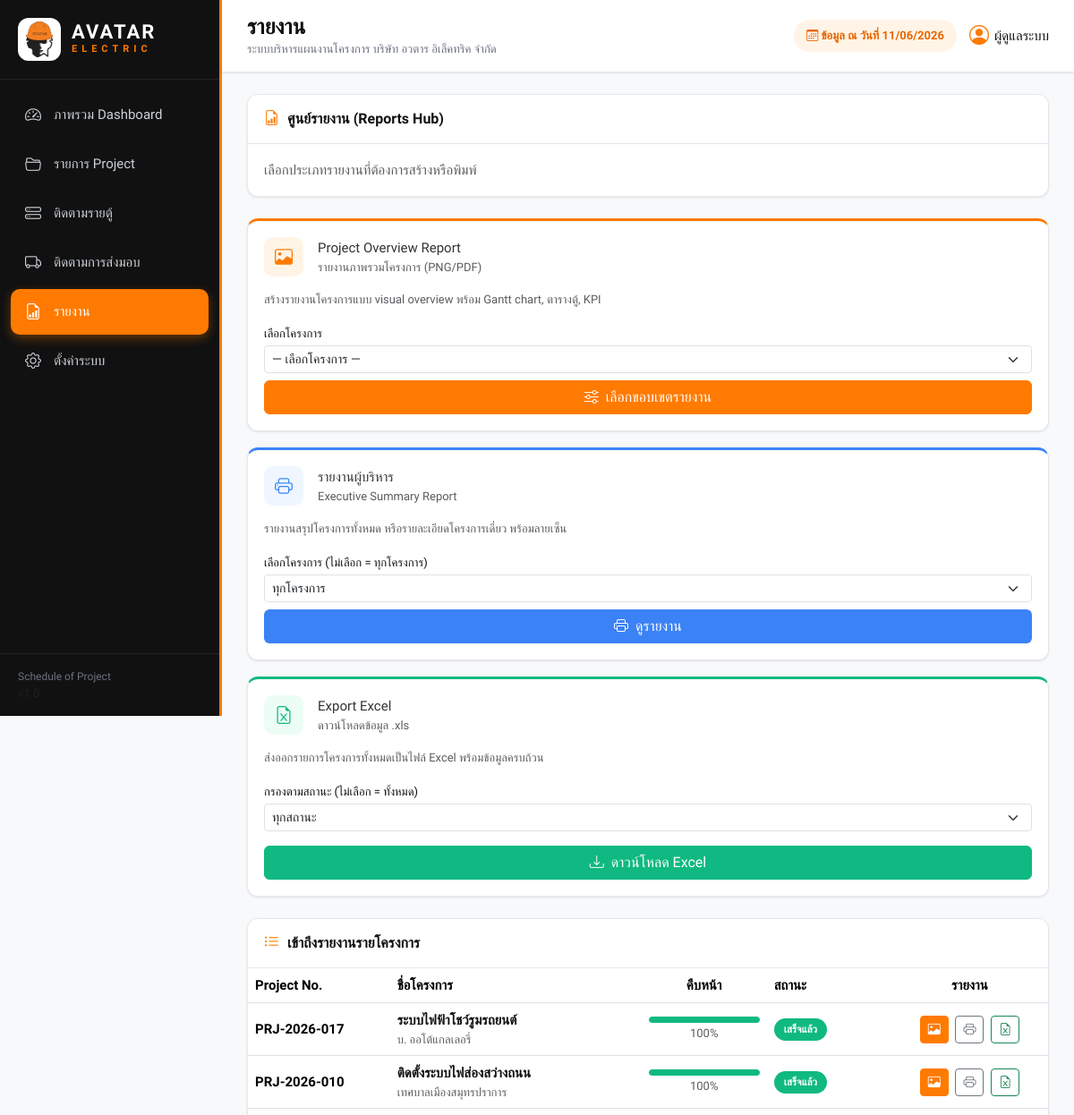
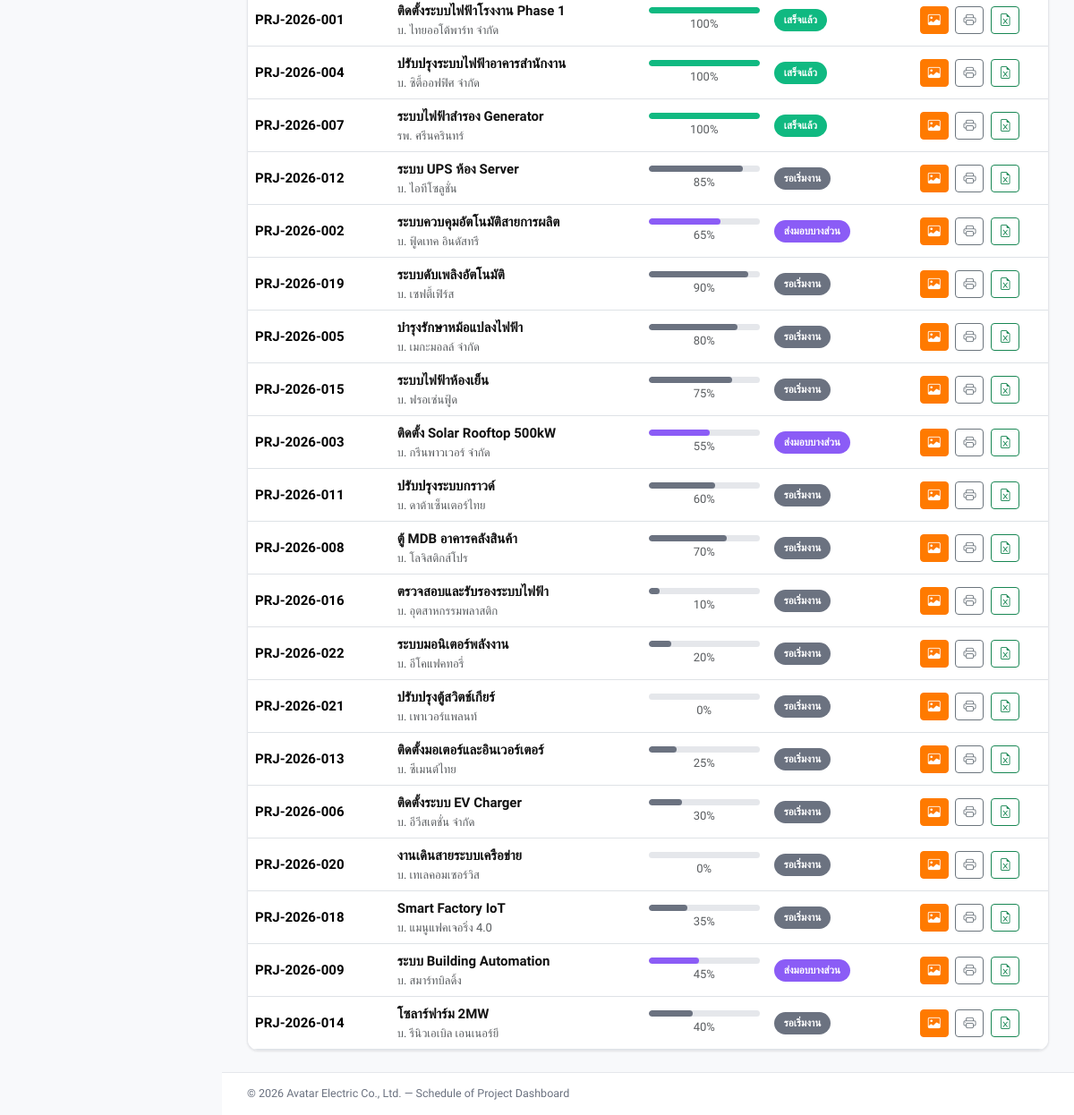
Page /archive_legacy/reports.php on the committed database (2 pictures, top to bottom).
### tables this page shows
CREATE TABLE `projects` (
  `id`             INT UNSIGNED NOT NULL AUTO_INCREMENT,
  `project_no`     VARCHAR(40)  NOT NULL,
  `project_name`   VARCHAR(255) NOT NULL,
  `description`    TEXT         DEFAULT NULL,
  `customer`       VARCHAR(180) DEFAULT NULL,
  `department_id`  INT UNSIGNED DEFAULT NULL,
  `responsible_id` INT UNSIGNED DEFAULT NULL,
  `start_date`     DATE         DEFAULT NULL,
  `due_date`       DATE         DEFAULT NULL,
  `delivery_date`  DATE         DEFAULT NULL,
  `completed_date` DATE         DEFAULT NULL,
   
  `status`         ENUM('pending','in_progress','near_due','completed','overdue')
                   NOT NULL DEFAULT 'pending',
  `progress`       TINYINT UNSIGNED NOT NULL DEFAULT 0,
  `amount`         DECIMAL(15,2) NOT NULL DEFAULT 0.00,
  `remark`         TEXT         DEFAULT NULL,
  `attachment`     VARCHAR(255) DEFAULT NULL,
  `created_at`     TIMESTAMP NOT NULL DEFAULT CURRENT_TIMESTAMP,
  `updated_at`     TIMESTAMP NOT NULL DEFAULT CURRENT_TIMESTAMP ON UPDATE CURRENT_TIMESTAMP,
  PRIMARY KEY (`id`),
  UNIQUE KEY `uq_project_no` (`project_no`),
  KEY `fk_prj_dept` (`department_id`),
  KEY `fk_prj_user` (`responsible_id`),
  KEY `idx_due_date` (`due_date`),
  KEY `idx_status` (`status`),
  CONSTRAINT `fk_prj_dept` FOREIGN KEY (`department_id`)
    REFERENCES `departments`(`id`) ON DELETE SET NULL,
  CONSTRAINT `fk_prj_user` FOREIGN KEY (`responsible_id`)
    REFERENCES `users`(`id`) ON DELETE SET NULL
);

### archive_legacy/db.php (called while the page is built, shortened)
<?php
function db(): PDO
{
    static $pdo = null;
    $dsn = sprintf(
        'mysql:host=%s;port=%s;dbname=%s;charset=%s',
        DB_HOST,
        DB_PORT,
        DB_NAME,
        DB_CHARSET
    );
    $options = [
        PDO::ATTR_ERRMODE            => PDO::ERRMODE_EXCEPTION,
        PDO::ATTR_DEFAULT_FETCH_MODE => PDO::FETCH_ASSOC,
        PDO::ATTR_EMULATE_PREPARES   => false,
    ];
    try {
        $pdo = new PDO($dsn, DB_USER, DB_PASS, $options);
    } catch (PDOException $e) {
        http_response_code(500);
        die(
            '<div style="font-family:sans-serif;padding:2rem;color:#b91c1c">'
            . '<h2>เชื่อมต่อฐานข้อมูลไม่สำเร็จ</h2>'
            . '<p>กรุณาตรวจสอบการตั้งค่าใน <code>db.php</code> และ import <code>database.sql</code> แล้ว</p>'
            . '<pre>' . htmlspecialchars($e->getMessage()) . '</pre>'
            . '</div>'
        );
    }
    return $pdo;
}

### archive_legacy/reports.php (the view, shortened to what this page needs)
<?php
require_once __DIR__ . '/functions.php';
$projects = get_projects();
?>
<div class="panel mb-4">
  <div class="panel-head"><i class="bi bi-file-earmark-bar-graph"></i> ศูนย์รายงาน (Reports Hub)</div>
  <div class="panel-body">
    <p class="text-muted mb-0">เลือกประเภทรายงานที่ต้องการสร้างหรือพิมพ์</p>
  </div>
</div>
<div class="grid-3 mb-4">
  <div class="panel" style="border-top:3px solid var(--primary-color)">
    <div class="panel-body">
      <div class="d-flex align-items-center gap-3 mb-3">
        <div style="width:44px;height:44px;background:var(--primary-soft);border-radius:10px;display:flex;align-items:center;justify-content:center">
          <i class="bi bi-image" style="font-size:20px;color:var(--primary-color)"></i>
        </div>
        <div>
          <div class="fw-700" style="font-size:15px">Project Overview Report</div>
          <div class="text-muted small">รายงานภาพรวมโครงการ (PNG/PDF)</div>
        </div>
      </div>
      <p class="small text-muted mb-3">สร้างรายงานโครงการแบบ visual overview พร้อม Gantt chart, ตารางตู้, KPI</p>
      <label class="form-label small fw-600">เลือกโครงการ</label>
      <select id="reportProjectSel" class="form-select form-select-sm mb-2">
        <option value="">— เลือกโครงการ —</option>
      </select>
      <button class="btn btn-primary w-100" onclick="
        var v = document.getElementById('reportProjectSel').value;
        if (!v) { alert('กรุณาเลือกโครงการ'); return; }
        location.href = 'project_report_select.php?project_id=' + v;
      ">
        <i class="bi bi-sliders me-1"></i> เลือกขอบเขตรายงาน
      </button>
    </div>
  </div>
  <div class="panel" style="border-top:3px solid var(--info-color)">
    <div class="panel-body">
      <div class="d-flex align-items-center gap-3 mb-3">
        <div style="width:44px;height:44px;background:#EFF6FF;border-radius:10px;display:flex;align-items:center;justify-content:center">
          <i class="bi bi-printer" style="font-size:20px;color:var(--info-color)"></i>
        </div>
        <div>
          <div class="fw-700" style="font-size:15px">รายงานผู้บริหาร</div>
          <div class="text-muted small">Executive Summary Report</div>
        </div>
      </div>
      <p class="small text-muted mb-3">รายงานสรุปโครงการทั้งหมด หรือรายละเอียดโครงการเดี่ยว พร้อมลายเซ็น</p>
      <label class="form-label small fw-600">เลือกโครงการ (ไม่เลือก = ทุกโครงการ)</label>
      <select id="printProjectSel" class="form-select form-select-sm mb-2">
        <option value="">ทุกโครงการ</option>
      </select>
      <button class="btn w-100" style="background:var(--info-color);color:#fff" onclick="
        var v = document.getElementById('printProjectSel').value;
        window.open('print_report.php' + (v ? '?id=' + v : ''), '_blank');
      ">
        <i class="bi bi-printer me-1"></i> ดูรายงาน
      </button>
    </div>
  </div>
  <div class="panel" style="border-top:3px solid var(--success-color)">
    <div class="panel-body">
      <div class="d-flex align-items-center gap-3 mb-3">
        <div style="width:44px;height:44px;background:#ECFDF5;border-radius:10px;display:flex;align-items:center;justify-content:center">
          <i class="bi bi-file-earmark-excel" style="font-size:20px;color:var(--success-color)"></i>
        </div>
        <div>
          <div class="fw-700" style="font-size:15px">Export Excel</div>
          <div class="text-muted small">ดาวน์โหลดข้อมูล .xls</div>
        </div>
      </div>
      <p class="small text-muted mb-3">ส่งออกรายการโครงการทั้งหมดเป็นไฟล์ Excel พร้อมข้อมูลครบถ้วน</p>
      <div class="mb-3">
        <label class="form-label small fw-600">กรองตามสถานะ (ไม่เลือก = ทั้งหมด)</label>
        <select id="excelStatusSel" class="form-select form-select-sm">
          <option value="">ทุกสถานะ</option>
        </select>
      </div>
      <a id="excelBtn" href="export_excel.php" class="btn btn-success w-100"
         onclick="var s=document.getElementById('excelStatusSel').value; this.href='export_excel.php'+(s?'?status='+s:'')">
        <i class="bi bi-download me-1"></i> ดาวน์โหลด Excel
      </a>
    </div>
  </div>
</div>
<div class="panel">
  <div class="panel-head"><i class="bi bi-list-ul"></i> เข้าถึงรายงานรายโครงการ</div>
  <div class="panel-body p-0">
    <div class="table-responsive">
      <table class="table table-hover align-middle mb-0">
        <thead>
          <tr>
            <th>Project No.</th><th>ชื่อโครงการ</th>
            <th class="text-center" style="width:140px">คืบหน้า</th>
            <th>สถานะ</th><th class="text-center">รายงาน</th>
          </tr>
        </thead>
        <tbody>
          <?php foreach ($projects as $p): $st = $p['effective_status']; ?>
            <tr>
              <td class="fw-600"><?= e($p['project_no']) ?></td>
              <td>
                <a href="project_view.php?id=<?= (int)$p['id'] ?>" class="link-title"><?= e($p['project_name']) ?></a>
                <div class="text-muted small"><?= e($p['customer']) ?></div>
              </td>
              <td class="text-center">
                <div class="progress-mini">
                  <div class="bar" style="width:<?= (int)$p['progress'] ?>%;background:<?= status_color($st) ?>"></div>
                </div>
                <span class="small text-muted"><?= (int)$p['progress'] ?>%</span>
              </td>
              <td><span class="<?= status_badge_class($st) ?>"><?= e(status_label($st)) ?></span></td>
              <td class="text-center text-nowrap">
                <a href="project_report_select.php?project_id=<?= (int)$p['id'] ?>" class="btn btn-sm btn-primary" title="Overview Report">
                  <i class="bi bi-image"></i>
                </a>
                <a href="print_report.php?id=<?= (int)$p['id'] ?>" target="_blank"
                   class="btn btn-sm btn-outline-secondary ms-1" title="พิมพ์รายงาน">
                  <i class="bi bi-printer"></i>
                </a>
                <a href="export_excel.php" class="btn btn-sm btn-outline-success ms-1" title="Excel">
                  <i class="bi bi-file-earmark-excel"></i>
                </a>
              </td>
            </tr>
          <?php endforeach; ?>
        </tbody>
      </table>
    </div>
  </div>
</div>

### archive_legacy/assets/css/style.css (style rules this page uses)
:root { --primary-color:#FF7A00; --primary-hover:#E96500; --primary-soft:#FFF4E6; --sidebar-color:#111111; --sidebar-hover:#1F2937; --success-color:#10B981; --warning-color:#F59E0B; --info-color:#3B82F6; --danger-color:#EF4444; --gray-100:#F8F9FB; --gray-200:#E5E7EB; --gray-500:#6B7280; --gray-900:#111111; --navy:#111111; --navy-2:#1F2937; --navy-dark:#0a0a0a; --blue:#3B82F6; --green:#10B981; --orange:#FF7A00; --red:#EF4444; --slate:#6B7280; --bg:#F8F9FB; --card:#FFFFFF; --line:#E5E7EB; --text:#333333; --muted:#6B7280; --radius:12px; --shadow:0 1px 3px rgba(17,17,17,.06), 0 1px 2px rgba(17,17,17,.04); --shadow-lg:0 8px 24px rgba(17,17,17,.10); }
* { box-sizing:border-box; }
html,body { height:100%; }
body { margin:0; background:var(--bg); color:var(--text); font-family:'Prompt','Sarabun',system-ui,sans-serif; font-size:15px; }
a { text-decoration:none; color:inherit; }
.fw-600 { font-weight:600; }
.grid-3 { display:grid; grid-template-columns:repeat(3,1fr); gap:18px; margin-bottom:18px; }
.panel { background:var(--card); border-radius:var(--radius); box-shadow:var(--shadow); border:1px solid var(--line); overflow:hidden; }
.panel-head { display:flex; align-items:center; gap:9px; padding:14px 18px; font-weight:600; font-size:16px; color:var(--gray-900); border-bottom:1px solid var(--line); background:#fff; }
.panel-head i { font-size:17px; color:var(--primary-color); }
.panel-body { padding:18px; }
.panel-body.p-0 { padding:0; }
.link-title { color:var(--gray-900); font-weight:600; }
.progress-mini { height:7px; background:var(--gray-200); border-radius:6px; overflow:hidden; }
.progress-mini .bar { height:100%; border-radius:6px; transition:width .4s; background:var(--primary-color); }
.badge-status { display:inline-block; padding:4px 11px; border-radius:20px; font-size:11.5px; font-weight:600; color:#fff; white-space:nowrap; }
.badge-status.pending { background:var(--gray-500); }
.badge-status.partial_delivery { background:#8B5CF6; }
.badge-status.completed { background:var(--success-color); }
.btn-primary { --bs-btn-bg:var(--primary-color); --bs-btn-border-color:var(--primary-color); --bs-btn-hover-bg:var(--primary-hover); --bs-btn-hover-border-color:var(--primary-hover); --bs-btn-active-bg:var(--primary-hover); --bs-btn-active-border-color:var(--primary-hover); }
.btn-success { --bs-btn-bg:var(--success-color); --bs-btn-border-color:var(--success-color); --bs-btn-hover-bg:#0ea271; --bs-btn-hover-border-color:#0ea271; }
.form-label { font-weight:500; color:var(--gray-900); margin-bottom:4px; }
small,.small { font-size:13px; }
@media (max-width:1200px) { .grid-3,.grid-2 { grid-template-columns:1fr; } }

### rows in the picture
projects: project_no "PRJ-2026-017", project_name "ระบบไฟฟ้าโชว์รูมรถยนต์", customer "บ. ออโต้แกลเลอรี่", progress "100", status "เสร็จแล้ว"
projects: project_no "PRJ-2026-010", project_name "ติดตั้งระบบไฟส่องสว่างถนน", customer "เทศบาลเมืองสมุทรปราการ", progress "100", status "เสร็จแล้ว"
projects: project_no "PRJ-2026-001", project_name "ติดตั้งระบบไฟฟ้าโรงงาน Phase 1", customer "บ. ไทยออโต้พาร์ท จำกัด", progress "100", status "เสร็จแล้ว"
projects: project_no "PRJ-2026-004", project_name "ปรับปรุงระบบไฟฟ้าอาคารสำนักงาน", customer "บ. ซิตี้ออฟฟิศ จำกัด", progress "100", status "เสร็จแล้ว"
projects: project_no "PRJ-2026-007", project_name "ระบบไฟฟ้าสำรอง Generator", customer "รพ. ศรีนครินทร์", progress "100", status "เสร็จแล้ว"
projects: project_no "PRJ-2026-012", project_name "ระบบ UPS ห้อง Server", customer "บ. ไอทีโซลูชั่น", progress "85", st "รอเริ่มงาน"
projects: project_no "PRJ-2026-002", project_name "ระบบควบคุมอัตโนมัติสายการผลิต", customer "บ. ฟู้ดเทค อินดัสทรี", progress "65", st "ส่งมอบบางส่วน"
projects: project_no "PRJ-2026-019", project_name "ระบบดับเพลิงอัตโนมัติ", customer "บ. เซฟตี้เฟิร์ส", progress "90", st "รอเริ่มงาน"
projects: project_no "PRJ-2026-005", project_name "บำรุงรักษาหม้อแปลงไฟฟ้า", customer "บ. เมกะมอลล์ จำกัด", progress "80", st "รอเริ่มงาน"
projects: project_no "PRJ-2026-015", project_name "ระบบไฟฟ้าห้องเย็น", customer "บ. ฟรอเซ่นฟู้ด", progress "75", st "รอเริ่มงาน"
projects: project_no "PRJ-2026-003", project_name "ติดตั้ง Solar Rooftop 500kW", customer "บ. กรีนพาวเวอร์ จำกัด", progress "55", st "ส่งมอบบางส่วน"
projects: project_no "PRJ-2026-011", project_name "ปรับปรุงระบบกราวด์", customer "บ. ดาต้าเซ็นเตอร์ไทย", progress "60", st "รอเริ่มงาน"
projects: project_no "PRJ-2026-008", project_name "ตู้ MDB อาคารคลังสินค้า", customer "บ. โลจิสติกส์โปร", progress "70", st "รอเริ่มงาน"
projects: project_no "PRJ-2026-016", project_name "ตรวจสอบและรับรองระบบไฟฟ้า", customer "บ. อุตสาหกรรมพลาสติก", progress "10", st "รอเริ่มงาน"
projects: project_no "PRJ-2026-022", project_name "ระบบมอนิเตอร์พลังงาน", customer "บ. อีโคแฟคทอรี่", progress "20", st "รอเริ่มงาน"
projects: project_no "PRJ-2026-021", project_name "ปรับปรุงตู้สวิตช์เกียร์", customer "บ. เพาเวอร์แพลนท์", progress "0", status "รอเริ่มงาน"
projects: project_no "PRJ-2026-013", project_name "ติดตั้งมอเตอร์และอินเวอร์เตอร์", customer "บ. ซีเมนต์ไทย", progress "25", st "รอเริ่มงาน"
projects: project_no "PRJ-2026-006", project_name "ติดตั้งระบบ EV Charger", customer "บ. อีวีสเตชั่น จำกัด", progress "30", st "รอเริ่มงาน"
projects: project_no "PRJ-2026-020", project_name "งานเดินสายระบบเครือข่าย", customer "บ. เทเลคอมเซอร์วิส", progress "0", status "รอเริ่มงาน"
projects: project_no "PRJ-2026-018", project_name "Smart Factory IoT", customer "บ. แมนูแฟคเจอริ่ง 4.0", progress "35", st "รอเริ่มงาน"
projects: project_no "PRJ-2026-009", project_name "ระบบ Building Automation", customer "บ. สมาร์ทบิลดิ้ง", progress "45", st "ส่งมอบบางส่วน"
projects: project_no "PRJ-2026-014", project_name "โซลาร์ฟาร์ม 2MW", customer "บ. รีนิวเอเบิล เอนเนอร์ยี", progress "40", st "รอเริ่มงาน"

### other values in the picture
$label "ภาพรวม Dashboard"
$label "รายการ Project"
$label "ติดตามรายตู้"
$label "ติดตามการส่งมอบ"
$label "รายงาน"
$label "ตั้งค่าระบบ"
$title ?: 'Dashboard' "รายงาน"
